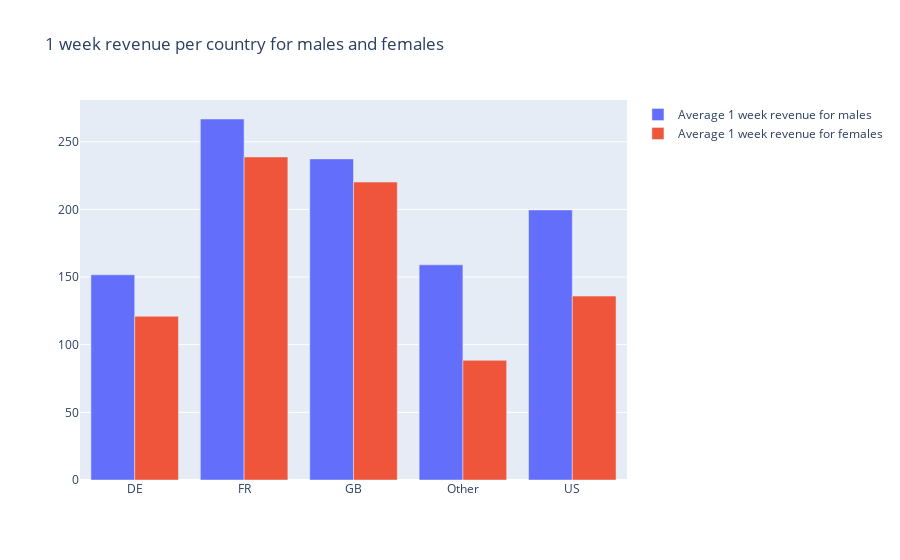

Notebook code for this chart:
### Markdown cell above
# 8
Please visualise the relationship between country, gender and week 1 revenue with an appropriate chart.

### Code cell
male_1week_revenue = users_and_activities_1week_revenue[
    users_and_activities_1week_revenue['Gender'] == 'M'].groupby('Country')['TotalRevenue'].mean()

female_1week_revenue = users_and_activities_1week_revenue[
    users_and_activities_1week_revenue['Gender'] == 'F'].groupby('Country')['TotalRevenue'].mean()

fig = go.Figure(data=[
    go.Bar(name='Average 1 week revenue for males', x=male_1week_revenue.index, y=male_1week_revenue),
    go.Bar(name='Average 1 week revenue for females', x=female_1week_revenue.index, y=female_1week_revenue)
])
# Change the bar mode
fig.update_layout(barmode='group', title='1 week revenue per country for males and females')
fig.show()

### Figure 1 — Plotly figure (JSON) as saved in the notebook; plotly's stock layout.template omitted (floating-point values rounded to 4 significant figures)
{"data": [{"name": "Average 1 week revenue for males", "type": "bar", "x": ["DE", "FR", "GB", "Other", "US"], "y": [151.7, 266.8, 237.4, 159.0, 199.6]}, {"name": "Average 1 week revenue for females", "type": "bar", "x": ["DE", "FR", "GB", "Other", "US"], "y": [121.0, 238.8, 220.2, 88.42, 135.9]}], "layout": {"barmode": "group", "title": {"text": "1 week revenue per country for males and females"}}}
